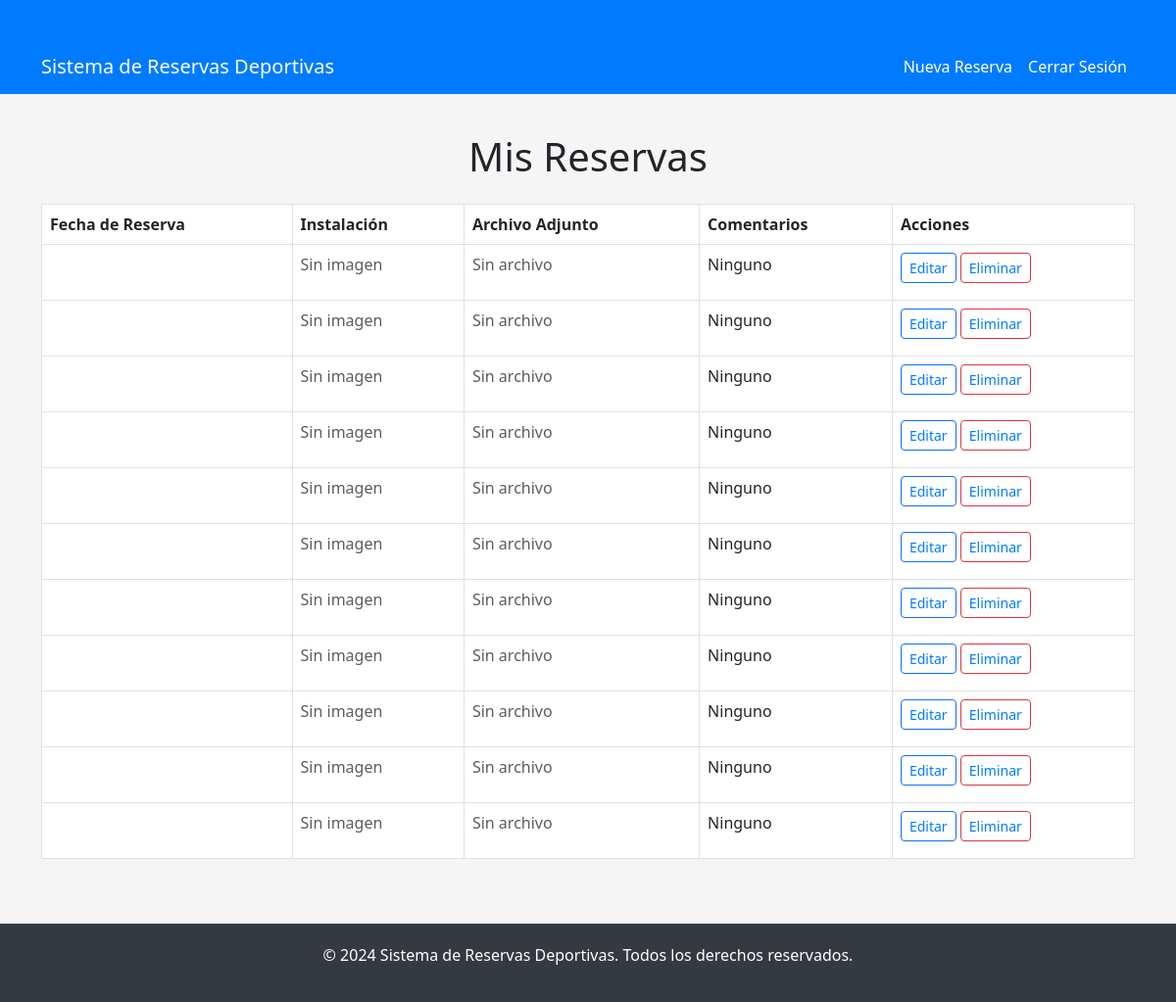
Screenshot of /mis-reservas/ (signed in) with the database file from the repository.
### Aplicacion1/models.py (models this page shows, shortened)
class Reserva(models.Model):
    cancha = models.ForeignKey(Campo, on_delete=models.CASCADE, related_name='reservas')
    usuario = models.ForeignKey(User, on_delete=models.CASCADE, related_name='reservas')
    fecha_hora_inicio = models.DateTimeField()
    duracion = models.IntegerField(default=1)  # Duración en horas
    precio = models.DecimalField(max_digits=6, decimal_places=2)
    confirmada = models.BooleanField(default=False)  # Agregar campo confirmada
    foto_instalacion = models.ImageField(upload_to="reservas/fotos_instalacion", blank=True, null=True)  # Foto de la instalación
    archivo_reserva = models.FileField(upload_to="reservas/documentos", blank=True, null=True)  # Documento adjunto
    comentario = models.TextField(blank=True)
    class Meta:
        indexes = [
            models.Index(fields=['-fecha_hora_inicio']),  # Índice para ordenar por fecha
        ]

### Aplicacion1/views.py (the view)
# urls.py: path('mis-reservas/', views.lista_reservas, name='lista_reservas'),
def lista_reservas(request):
    reservas = Reserva.objects.filter(usuario=request.user)
    return render(request, 'lista_reservas.html', {'reservas': reservas})

### Aplicacion1/templates/lista_reservas.html (shortened to what this page needs)
<!DOCTYPE html>
<html lang="es">
<head>
    <link rel="stylesheet" href="https://cdn.jsdelivr.net/npm/bootstrap@5.3.0-alpha1/dist/css/bootstrap.min.css">
</head>
<body>
    <nav class="navbar navbar-expand-lg navbar-dark">
        <div class="container">
            <a class="navbar-brand" href="#">Sistema de Reservas Deportivas</a>
            <div class="collapse navbar-collapse" id="navbarNav">
                <ul class="navbar-nav ms-auto">
                    <li class="nav-item">
                        <a class="nav-link" href="{% url 'crear_reserva' %}">Nueva Reserva</a>
                    </li>
                    <li class="nav-item">
                        <a class="nav-link" href="{% url 'logout' %}">Cerrar Sesión</a>
                    </li>
                </ul>
            </div>
        </div>
    </nav>
    <div class="container">
        <h1 class="text-center my-4">Mis Reservas</h1>
        <div class="table-responsive">
            <table class="table table-bordered table-hover">
                <thead>
                    <tr>
                        <th>Fecha de Reserva</th>
                        <th>Instalación</th>
                        <th>Archivo Adjunto</th>
                        <th>Comentarios</th>
                        <th>Acciones</th>
                    </tr>
                </thead>
                <tbody>
                    {% for reserva in reservas %}
                        <tr>
                            <td>{{ reserva.fecha|date:"d M Y, H:i" }}</td>
                            <td>
                                {% if reserva.foto_instalacion %}
                                    <img src="{{ reserva.foto_instalacion.url }}" alt="Foto de la instalación">
                                {% else %}
                                    <p class="text-muted">Sin imagen</p>
                                {% endif %}
                            </td>
                            <td>
                                {% if reserva.archivo_reserva %}
                                    <a href="{{ reserva.archivo_reserva.url }}" target="_blank">Ver archivo</a>
                                {% else %}
                                    <p class="text-muted">Sin archivo</p>
                                {% endif %}
                            </td>
                            <td>{{ reserva.comentario|default:"Ninguno" }}</td>
                            <td>
                                <a href="{% url 'editar_reserva' reserva.id %}" class="btn btn-sm btn-outline-primary">Editar</a>
                                <a href="{% url 'eliminar_reserva' reserva.id %}" class="btn btn-sm btn-outline-danger" onclick="return confirm('¿Estás seguro de eliminar esta reserva?')">Eliminar</a>
                            </td>
                        </tr>
                    {% empty %}
                        <tr>
                            <td colspan="5" class="text-center">No tienes reservas en este momento.</td>
                        </tr>
                    {% endfor %}
                </tbody>
            </table>
        </div>
    </div>
    <footer class="footer">
        <p>&copy; 2024 Sistema de Reservas Deportivas. Todos los derechos reservados.</p>
    </footer>
</body>
</html>

### Aplicacion1/templates/lista_reservas.html (style rules this page uses)
body { background-color: #f5f5f5; }
.navbar { background-color: #007bff; }
.navbar-brand, .nav-link { color: white !important; }
.container { margin-top: 40px; }
.table thead { background-color: #007bff; color: white; }
.table a { color: #007bff; text-decoration: none; }
.footer { background-color: #343a40; color: white; padding: 20px; text-align: center; margin-top: 50px; }

### rows the page displays
Reserva: foto_instalacion "Sin imagen", archivo_reserva "Sin archivo", comentario "Ninguno"
Reserva: foto_instalacion "Sin imagen", archivo_reserva "Sin archivo", comentario "Ninguno"
Reserva: foto_instalacion "Sin imagen", archivo_reserva "Sin archivo", comentario "Ninguno"
Reserva: foto_instalacion "Sin imagen", archivo_reserva "Sin archivo", comentario "Ninguno"
Reserva: foto_instalacion "Sin imagen", archivo_reserva "Sin archivo", comentario "Ninguno"
Reserva: foto_instalacion "Sin imagen", archivo_reserva "Sin archivo", comentario "Ninguno"
Reserva: foto_instalacion "Sin imagen", archivo_reserva "Sin archivo", comentario "Ninguno"
Reserva: foto_instalacion "Sin imagen", archivo_reserva "Sin archivo", comentario "Ninguno"
Reserva: foto_instalacion "Sin imagen", archivo_reserva "Sin archivo", comentario "Ninguno"
Reserva: foto_instalacion "Sin imagen", archivo_reserva "Sin archivo", comentario "Ninguno"
Reserva: foto_instalacion "Sin imagen", archivo_reserva "Sin archivo", comentario "Ninguno"
